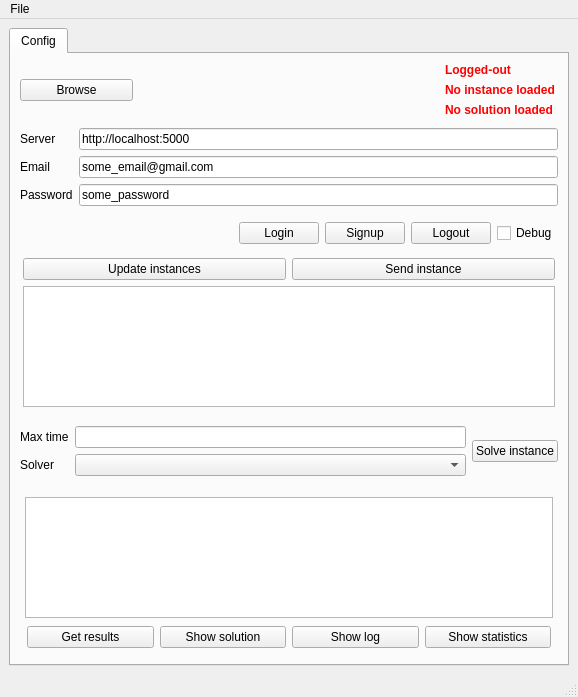
<?xml version="1.0" encoding="UTF-8"?>
<ui version="4.0">
 <class>MainWindow</class>
 <widget class="QMainWindow" name="MainWindow">
  <property name="geometry">
   <rect>
    <x>0</x>
    <y>0</y>
    <width>578</width>
    <height>697</height>
   </rect>
  </property>
  <property name="windowTitle">
   <string>El Baile</string>
  </property>
  <widget class="QWidget" name="centralwidget">
   <layout class="QHBoxLayout" name="horizontalLayout_3">
    <property name="sizeConstraint">
     <enum>QLayout::SetNoConstraint</enum>
    </property>
    <item>
     <widget class="QTabWidget" name="tabWidget">
      <property name="currentIndex">
       <number>0</number>
      </property>
      <widget class="QWidget" name="Config">
       <property name="toolTip">
        <string>&lt;html&gt;&lt;head/&gt;&lt;body&gt;&lt;p&gt;configuration&lt;/p&gt;&lt;/body&gt;&lt;/html&gt;</string>
       </property>
       <attribute name="title">
        <string>Config</string>
       </attribute>
       <layout class="QHBoxLayout" name="horizontalLayout_4">
        <item>
         <layout class="QVBoxLayout" name="verticalLayout">
          <item>
           <layout class="QHBoxLayout" name="horizontalLayout_2">
            <item>
             <widget class="QPushButton" name="chooseFile">
              <property name="text">
               <string>Browse</string>
              </property>
              <property name="default">
               <bool>false</bool>
              </property>
             </widget>
            </item>
            <item>
             <widget class="QLabel" name="file_path">
              <property name="minimumSize">
               <size>
                <width>300</width>
                <height>0</height>
               </size>
              </property>
              <property name="baseSize">
               <size>
                <width>0</width>
                <height>0</height>
               </size>
              </property>
              <property name="text">
               <string/>
              </property>
              <property name="textInteractionFlags">
               <set>Qt::LinksAccessibleByMouse|Qt::TextEditable</set>
              </property>
             </widget>
            </item>
            <item>
             <layout class="QVBoxLayout" name="verticalLayout_2">
              <item>
               <widget class="QLabel" name="loginCheck">
                <property name="font">
                 <font>
                  <weight>75</weight>
                  <bold>true</bold>
                 </font>
                </property>
                <property name="styleSheet">
                 <string notr="true">QLabel { color : red; }</string>
                </property>
                <property name="text">
                 <string>Logged-out</string>
                </property>
               </widget>
              </item>
              <item>
               <widget class="QLabel" name="instCheck">
                <property name="font">
                 <font>
                  <weight>75</weight>
                  <bold>true</bold>
                 </font>
                </property>
                <property name="styleSheet">
                 <string notr="true">QLabel { color : red; }</string>
                </property>
                <property name="text">
                 <string>No instance loaded</string>
                </property>
                <property name="textFormat">
                 <enum>Qt::AutoText</enum>
                </property>
               </widget>
              </item>
              <item>
               <widget class="QLabel" name="solCheck">
                <property name="font">
                 <font>
                  <weight>75</weight>
                  <bold>true</bold>
                 </font>
                </property>
                <property name="styleSheet">
                 <string notr="true">QLabel { color : red; }</string>
                </property>
                <property name="text">
                 <string>No solution loaded</string>
                </property>
               </widget>
              </item>
             </layout>
            </item>
           </layout>
          </item>
          <item>
           <layout class="QFormLayout" name="formLayout">
            <property name="fieldGrowthPolicy">
             <enum>QFormLayout::AllNonFixedFieldsGrow</enum>
            </property>
            <property name="topMargin">
             <number>5</number>
            </property>
            <property name="bottomMargin">
             <number>5</number>
            </property>
            <item row="0" column="0">
             <widget class="QLabel" name="label_222">
              <property name="text">
               <string>Server</string>
              </property>
             </widget>
            </item>
            <item row="0" column="1">
             <widget class="QLineEdit" name="server">
              <property name="text">
               <string>http://localhost:5000</string>
              </property>
             </widget>
            </item>
            <item row="1" column="0">
             <widget class="QLabel" name="label">
              <property name="text">
               <string>Email</string>
              </property>
             </widget>
            </item>
            <item row="1" column="1">
             <widget class="QLineEdit" name="username">
              <property name="text">
               <string>some_email@gmail.com</string>
              </property>
             </widget>
            </item>
            <item row="2" column="0">
             <widget class="QLabel" name="label_2">
              <property name="text">
               <string>Password</string>
              </property>
             </widget>
            </item>
            <item row="2" column="1">
             <widget class="QLineEdit" name="password">
              <property name="text">
               <string>some_password</string>
              </property>
             </widget>
            </item>
           </layout>
          </item>
          <item>
           <layout class="QHBoxLayout" name="horizontalLayout_8">
            <property name="topMargin">
             <number>5</number>
            </property>
            <property name="bottomMargin">
             <number>5</number>
            </property>
            <item>
             <spacer name="horizontalSpacer_3">
              <property name="orientation">
               <enum>Qt::Horizontal</enum>
              </property>
              <property name="sizeHint" stdset="0">
               <size>
                <width>40</width>
                <height>20</height>
               </size>
              </property>
             </spacer>
            </item>
            <item>
             <widget class="QPushButton" name="login">
              <property name="text">
               <string>Login</string>
              </property>
             </widget>
            </item>
            <item>
             <widget class="QPushButton" name="signup">
              <property name="text">
               <string>Signup</string>
              </property>
             </widget>
            </item>
            <item>
             <widget class="QPushButton" name="logout">
              <property name="text">
               <string>Logout</string>
              </property>
             </widget>
            </item>
            <item>
             <widget class="QCheckBox" name="checkBoxDebug">
              <property name="text">
               <string>Debug</string>
              </property>
             </widget>
            </item>
           </layout>
          </item>
          <item>
           <layout class="QVBoxLayout" name="verticalLayout_5">
            <property name="margin">
             <number>3</number>
            </property>
            <item>
             <layout class="QHBoxLayout" name="horizontalLayout">
              <item>
               <widget class="QPushButton" name="get_instances">
                <property name="text">
                 <string>Update instances</string>
                </property>
               </widget>
              </item>
              <item>
               <widget class="QPushButton" name="send_instance">
                <property name="text">
                 <string>Send instance</string>
                </property>
                <property name="default">
                 <bool>false</bool>
                </property>
               </widget>
              </item>
             </layout>
            </item>
            <item>
             <widget class="QListView" name="instances">
              <property name="contextMenuPolicy">
               <enum>Qt::ActionsContextMenu</enum>
              </property>
             </widget>
            </item>
           </layout>
          </item>
          <item>
           <layout class="QHBoxLayout" name="horizontalLayout_6">
            <property name="topMargin">
             <number>5</number>
            </property>
            <property name="bottomMargin">
             <number>5</number>
            </property>
            <item>
             <layout class="QFormLayout" name="formLayout_2">
              <property name="fieldGrowthPolicy">
               <enum>QFormLayout::AllNonFixedFieldsGrow</enum>
              </property>
              <property name="topMargin">
               <number>5</number>
              </property>
              <property name="bottomMargin">
               <number>5</number>
              </property>
              <item row="0" column="0">
               <widget class="QLabel" name="label_3">
                <property name="text">
                 <string>Max time</string>
                </property>
               </widget>
              </item>
              <item row="0" column="1">
               <widget class="QLineEdit" name="maxTime"/>
              </item>
              <item row="1" column="0">
               <widget class="QLabel" name="label_4">
                <property name="text">
                 <string>Solver</string>
                </property>
               </widget>
              </item>
              <item row="1" column="1">
               <widget class="QComboBox" name="solver"/>
              </item>
             </layout>
            </item>
            <item>
             <widget class="QPushButton" name="solve_instance">
              <property name="text">
               <string>Solve instance</string>
              </property>
              <property name="default">
               <bool>false</bool>
              </property>
             </widget>
            </item>
           </layout>
          </item>
          <item>
           <layout class="QVBoxLayout" name="verticalLayout_6">
            <property name="margin">
             <number>5</number>
            </property>
            <item>
             <widget class="QListView" name="executions"/>
            </item>
            <item>
             <layout class="QHBoxLayout" name="horizontalLayout_5">
              <property name="margin">
               <number>2</number>
              </property>
              <item>
               <widget class="QPushButton" name="get_results">
                <property name="text">
                 <string>Get results</string>
                </property>
               </widget>
              </item>
              <item>
               <widget class="QPushButton" name="show_solution">
                <property name="text">
                 <string>Show solution</string>
                </property>
               </widget>
              </item>
              <item>
               <widget class="QPushButton" name="showLog">
                <property name="text">
                 <string>Show log</string>
                </property>
               </widget>
              </item>
              <item>
               <widget class="QPushButton" name="showStats">
                <property name="text">
                 <string>Show statistics</string>
                </property>
               </widget>
              </item>
             </layout>
            </item>
           </layout>
          </item>
         </layout>
        </item>
       </layout>
      </widget>
     </widget>
    </item>
   </layout>
  </widget>
  <widget class="QMenuBar" name="menubar">
   <property name="geometry">
    <rect>
     <x>0</x>
     <y>0</y>
     <width>578</width>
     <height>25</height>
    </rect>
   </property>
   <widget class="QMenu" name="menuFile">
    <property name="title">
     <string>File</string>
    </property>
    <addaction name="actionOpen_from"/>
    <addaction name="separator"/>
    <addaction name="actionSave"/>
    <addaction name="actionSave_As"/>
    <addaction name="separator"/>
    <addaction name="actionExit"/>
   </widget>
   <addaction name="menuFile"/>
  </widget>
  <widget class="QStatusBar" name="statusbar"/>
  <action name="actionOpen_from">
   <property name="text">
    <string>Open from...</string>
   </property>
  </action>
  <action name="actionExit">
   <property name="text">
    <string>Exit</string>
   </property>
  </action>
  <action name="actionSave">
   <property name="text">
    <string>Export</string>
   </property>
  </action>
  <action name="actionSave_As">
   <property name="text">
    <string>Export As...</string>
   </property>
  </action>
 </widget>
 <resources/>
 <connections/>
</ui>
